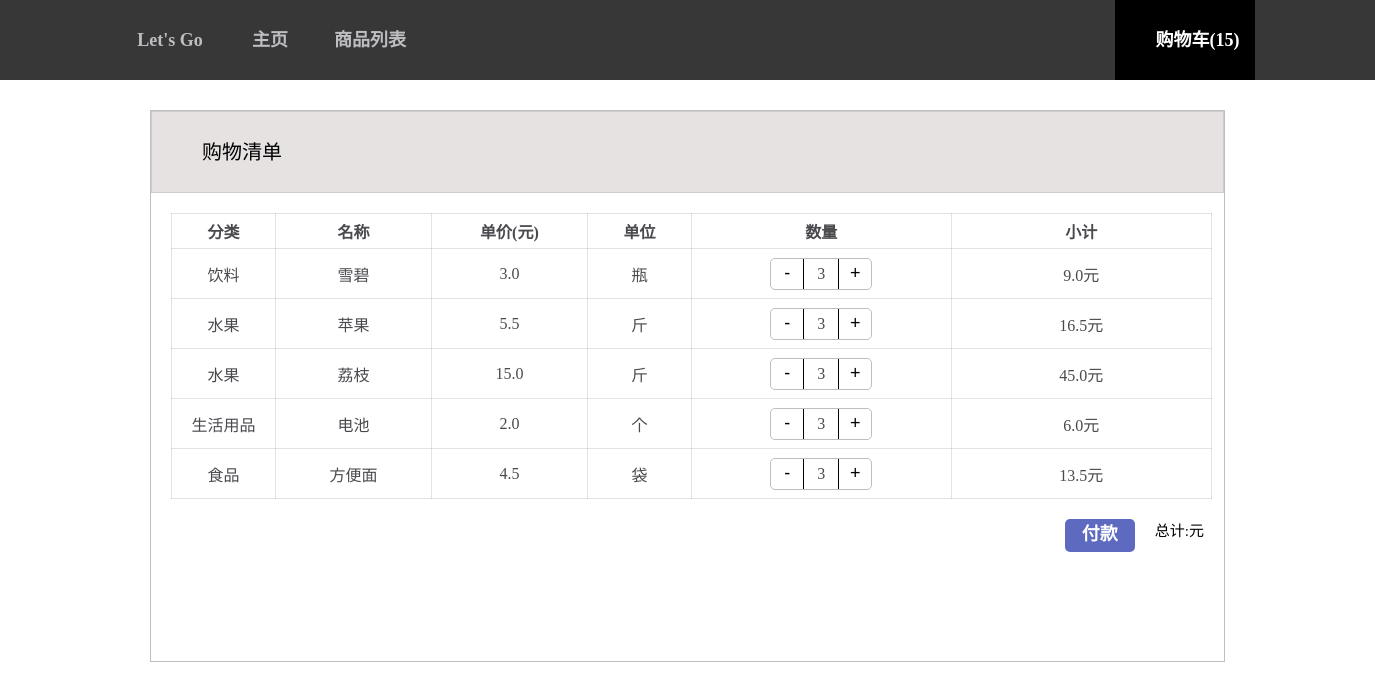
Page /shop_cart/ on the committed database.
### blog/models.py (models this page shows)
class Purchase(models.Model):
    type = models.CharField(max_length=200)
    name = models.CharField(max_length=200)
    price = models.FloatField(default='')
    unit = models.CharField(max_length=200)
    goods_id = models.IntegerField(default=0,null=False)
    count = models.IntegerField(default=0)
    subtotal = models.FloatField(default=0)
    def total():
        total_count = 0
        self = Purchase.objects.all()
        for items in self:
            total_count += items.count
        return total_count

### blog/views.py (the view, shortened to what this page needs)
# urls.py: url(r'^shop_cart/$',views.shop_cart ,name='shop_cart')
def shop_cart(request):
    purchase = Purchase.objects.all()
    return render(request, 'blog/shop_cart.html', {'total_count': Purchase.total(),'purchase': purchase})

### blog/templates/blog/shop_cart.html (shortened to what this page needs)
{% extends 'blog/list.html' %}
{% load staticfiles %}
{% block css %}
    <link rel="stylesheet" href="{% static 'css/shop_cart.css' %}">
{% endblock %}
{%  block cart  %}active{% endblock %}
{% block content %}
<div class="list">
    <div class="mark">购物清单</div>
        <table>
            <tr>
                <th width="10%">分类</th>
                <th width="15%">名称</th>
                <th width="15%">单价(元)</th>
                <th width="10%">单位</th>
                <th width="25%">数量</th>
                <th width="25%">小计</th>
            </tr>
            <tr>
                {% for purchase in purchase %}
                    <td>{{ purchase.type }}</td>
                    <td>{{ purchase.name }}</td>
                    <td>{{ purchase.price }}</td>
                    <td>{{ purchase.unit }}</td>
                    <td><div class="package"><button class="reduce" id="{{ purchase.goods_id }}" >-</button>
                        <span id="gf">{{ purchase.count }}</span>
                        <button class="plus" id="{{ purchase.goods_id }}">+</button>
                    </div>
                    </td>
                    <td id="subtotals{{ purchase.goods_id }}">{{ purchase.subtotal }}元</td>
            </tr>
                {% endfor %}
        </table>
<p>总计:{{ purchase.subtotal }}元</p>
<div class="paymentButton" onclick="payment()">付款</div>
</div>
    {% endblock content %}

### blog/static/css/blog.css (style rules this page uses)
body { margin: 0; min-width: 1365px; }
p { font-size:36px; margin: 0 0 35px 0; }

### blog/static/css/shop_cart.css (style rules this page uses)
.list { background-color: white; margin: 30px 150px; height: 550px; border-style: solid; border-color: #bebdc1; border-width: 1px; }
.mark { background-color: rgba(128, 109, 109, 0.2); height: 80px; line-height: 80px; font-size: 20px; border:1px solid rgba(128, 109, 109, 0.2); padding-left: 50px; }
table,th,td { border:1px solid rgba(128, 109, 109, 0.2); color: rgba(29, 27, 34, 0.8); text-align: center; }
table { border-collapse: collapse; margin: 20px 20px; width: 97%; }
th { height: 35px; }
td { height:50px; }
.package { border:1px solid; width: 100px; text-align: center; height: 30px; margin: auto; border-radius: 5px; border-color: #bebdc1; }
.reduce { border: none; border-right:1px solid; background-color: white; width: 33px; height: 30px; font-size: 18px; float: left; border-top-left-radius: 5px; border-bottom-left-radius: 5px; }
span { height: 30px; line-height: 30px; }
.plus { border: none; border-left:1px solid; background-color: white; width: 33px; height: 30px; font-size: 18px; float: right; border-top-right-radius: 5px; border-bottom-right-radius: 5px; }
.paymentButton { background-color: #5e6ac0; width: 70px; font-size:18px; border-radius:5px; color: white; font-weight: bold; cursor: pointer; text-align: center; float: right; margin-right: 20px; height: 33px; }
p { font-size: 15px; margin-right: 20px; float: right; }

### rows in the picture
Purchase: type "饮料", name "雪碧", price "3.0", unit "瓶", count "3", subtotal "9.0"
Purchase: type "水果", name "苹果", price "5.5", unit "斤", count "3", subtotal "16.5"
Purchase: type "水果", name "荔枝", price "15.0", unit "斤", count "3", subtotal "45.0"
Purchase: type "生活用品", name "电池", price "2.0", unit "个", count "3", subtotal "6.0"
Purchase: type "食品", name "方便面", price "4.5", unit "袋", count "3", subtotal "13.5"

### other values in the picture
{{ total_count }} "15"
